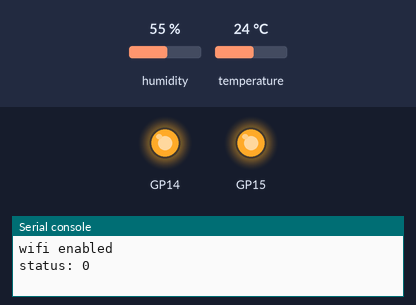
Simulated run of this program. Board: Raspberry Pi Pico running MicroPython. On the bench: output pins drawn as LEDs (lit = HIGH), the last lines printed to the serial console. The test bench sets the inputs (shaded band); at power-on: humidity 55 %, temperature 24 °C. WiFi joins after 1.5 s; web requests get an empty 200 reply after 0.4 s.

Above: at 0.1 s.
At 8.1 s:
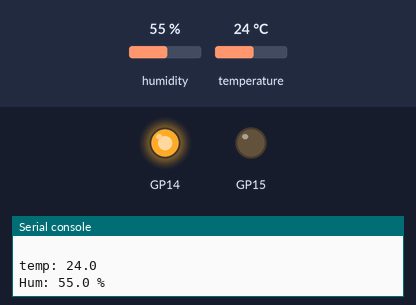
Timing chart, 0 to 9.6 s (numbered marks = the images above):
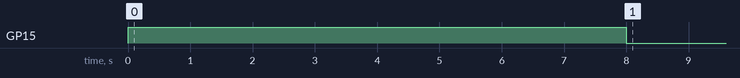

The program:

main.py
```python
from machine import Pin, Timer
import machine
from time import sleep
import network
import dht

# import mip
# mip.install('urequests')
import urequests as requests


def turn_on_led(pin):
    led = Pin(pin, Pin.OUT)
    led.on()


def turn_off_led(pin):
    led = Pin(pin, Pin.OUT)
    led.off()


# pin definition
pin_power = 14
pin_wifi = 15
pin_dht22 = 22

# wifi connection
net_ssid = ""
net_password = ""

# sensor scan interval in seconds
dht_interval = 5

# power on
turn_on_led(pin_power)

# wifi not connected
turn_on_led(pin_wifi)

# connecting to wifi
while True:
    try:
        # wifi not connected
        turn_on_led(pin_wifi)

        wlan = network.WLAN(network.STA_IF)
        wlan.active(True)
        print('wifi enabled')
        print("status: " + str(wlan.status()))
        sleep(5)
        wlan.connect(net_ssid, net_password)
        sleep(3)
        print("status: " + str(wlan.status()))

        if False == wlan.isconnected():
            print('failed to connect to: ' + net_ssid)
        else:
            print('connected to :' + net_ssid)
            print(wlan.ifconfig())
            turn_off_led(pin_wifi)
            break
    except KeyboardInterrupt as e:
        print(e)
        turn_off_led(pin_power)
        turn_off_led(pin_wifi)
        sleep(5)
        machine.reset()

sensor = dht.DHT22(pin_dht22)

while 1:
    try:
        if (3 != wlan.status()):
            turn_on_led(pin_wifi)
            wlan.connect(net_ssid, net_password)
            sleep(2)
            continue;
        else:
            turn_off_led(pin_wifi)

        sensor.measure()
        temp = sensor.temperature()
        hum = sensor.humidity()

        print("\n")
        print("temp: %3.1f " % temp)
        print("Hum: %3.1f %% " % hum)

        # send data to server
        url = 'http://192.168.17.103:8080/pico.php?' + "temp=" + str(temp) + "&hum=" + str(hum)
        res = requests.post(url)
        print(res.status_code)
        print(res.text)

        # wait
        sleep(dht_interval)

    except OSError as e:
        print(e)

        if (3 != wlan.status()):
            turn_on_led(pin_wifi)
            sleep(5)

    except Exception as ee:
        print(e)

        if (3 != wlan.status()):
            turn_on_led(pin_wifi)
            sleep(5)
```
